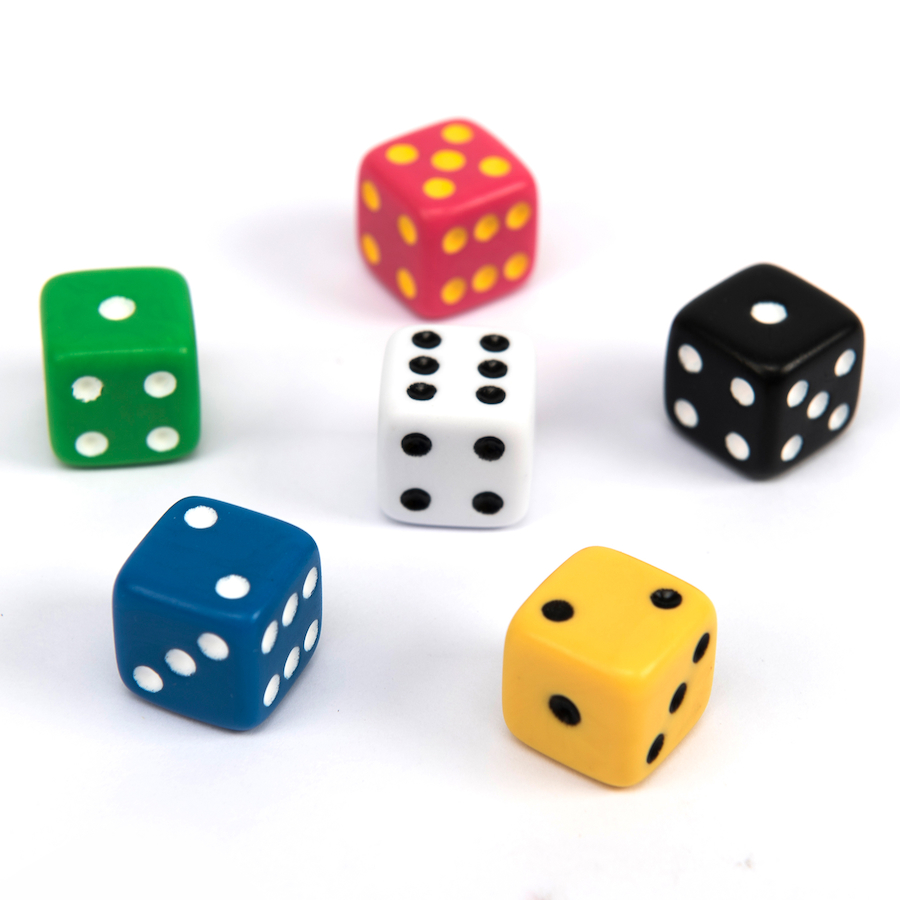
%> input picture GeneticAlgorithm/Dice.jpg, 900 x 900 px
$ octave Experiment_one.m   (GNU Octave 9; MATLAB toolbox functions it lacks are replaced by stand-ins)
%> lines starting %> are read from the running program, lines starting %| are printed output that depends on the picture
%little experimentation
%Subject: image processing (SubCompetition)
%T = [0,0,0,0,1,1,1,1];
%T1 = diff(T,1);

I = imread('Dice.jpg');
%> I is the input picture: size 900x900x3 uint8; mean R, G, B 219.5, 219.2, 213.6
cform = makecform('srgb2lab');
lab_he = applycform(I,cform);
%> lab_he: size 900x900x3 uint8; mean of channels 1, 2, 3 222.3, 128.8, 131.4

ab = double(lab_he(:,:,2:3));
nrows = size(ab,1);
%> nrows = 900
ncols = size(ab,2);
%> ncols = 900
ab = reshape(ab,nrows*ncols,2);

nColors = 5;
% repeat the clustering 3 times to avoid local minima
[cluster_idx, cluster_center] = kmeans(ab,nColors,'distance','sqEuclidean', ...
                                      'Replicates',5);
%> cluster_center = [128.3 127.5; 185.4 151.3; 122.1 95.34; 140.7 193.8; 81.51 161.2]
subplot(1,2,1);
pixel_labels1 = abs(diff(reshape(cluster_idx,nrows,ncols),1,1));
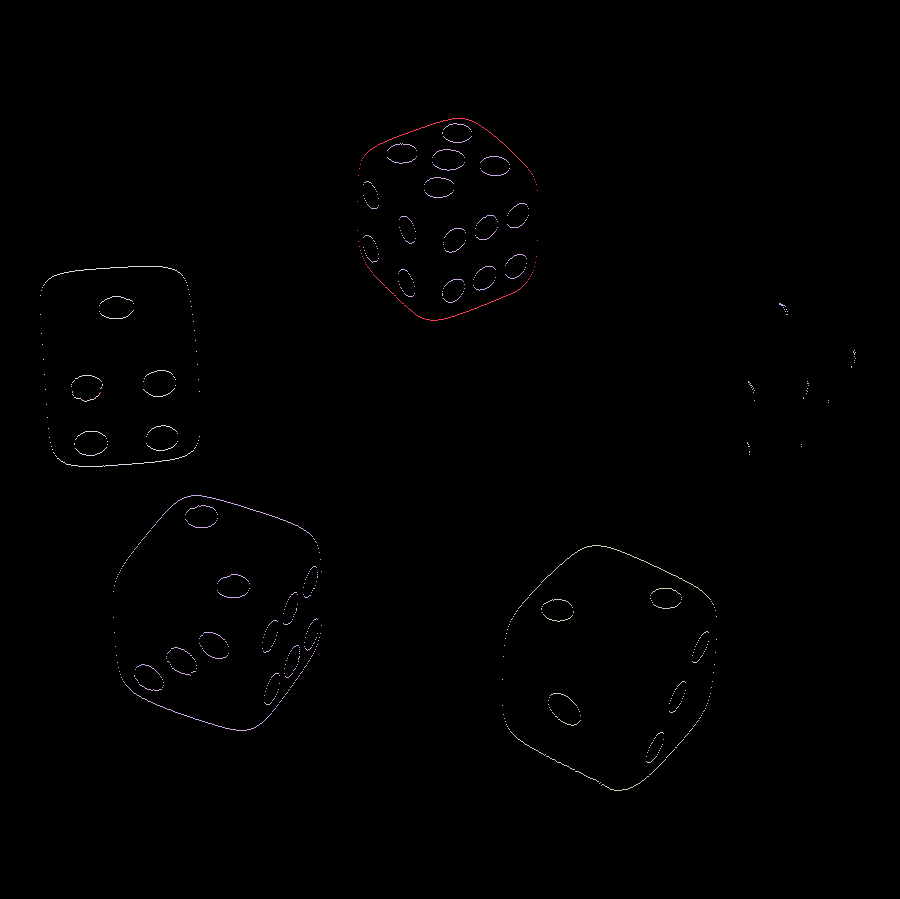
%> pixel_labels1: size 899x900 double; 5 distinct labels, from 0 to 4; one colour per label, 0 black
pixel_labels2 = abs(diff(reshape(cluster_idx,nrows,ncols),1,2));
%> pixel_labels2: size 900x899 double; 5 distinct labels, from 0 to 4
[r1,c1] = size(pixel_labels1);
%> r1 = 899; c1 = 900
[r2,c2] = size(pixel_labels2);
%> r2 = 900; c2 = 899
pixel_labels3 = zeros(nrows,ncols);
pixel_labels4 = zeros(nrows,ncols);
pixel_labels3(1:r1,:) = pixel_labels1;
%> pixel_labels3: size 900x900 double; 5 distinct labels, from 0 to 4
pixel_labels4(:,1:c2) = pixel_labels2;
%> pixel_labels4: size 900x900 double; 5 distinct labels, from 0 to 4
imshow(pixel_labels3 + pixel_labels4,[]), title('image labeled by cluster index');
%> after `imshow(pixel_labels3 + pixel_labels4,[])`:
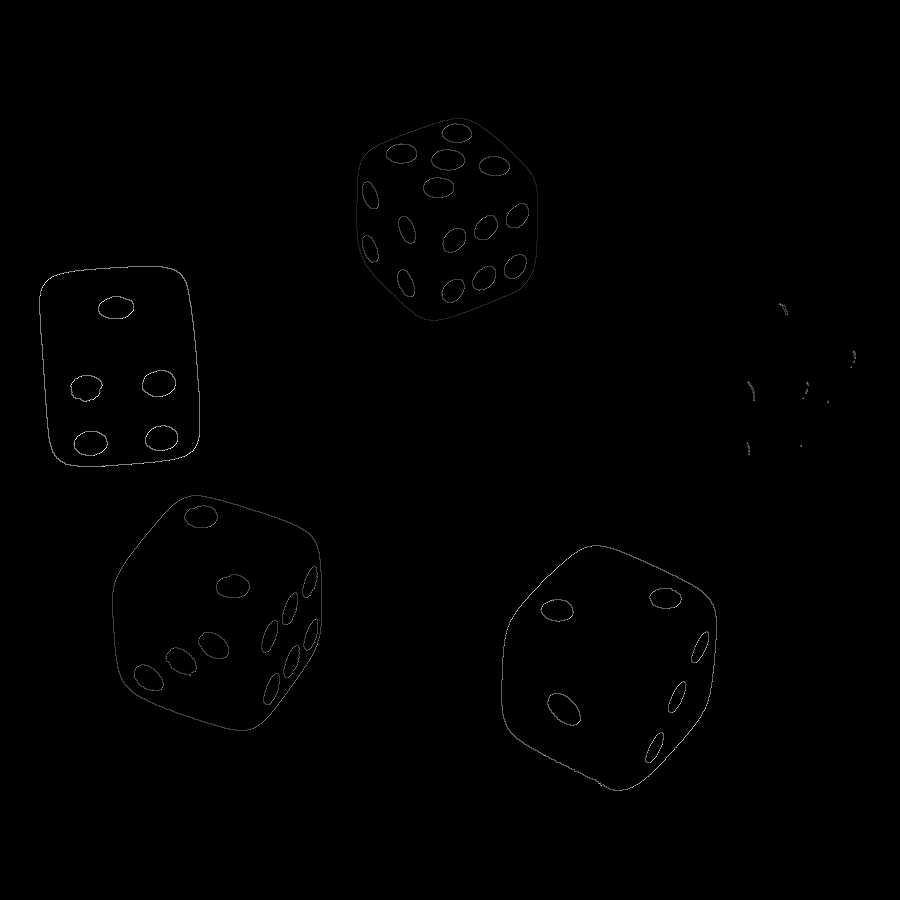
%> displayed picture: size 900x900, on the screen's scale of 0 to 255; min 0, max 255, mean 0.7

subplot(1,2,2);
pixel_labels = reshape(cluster_idx,nrows,ncols);
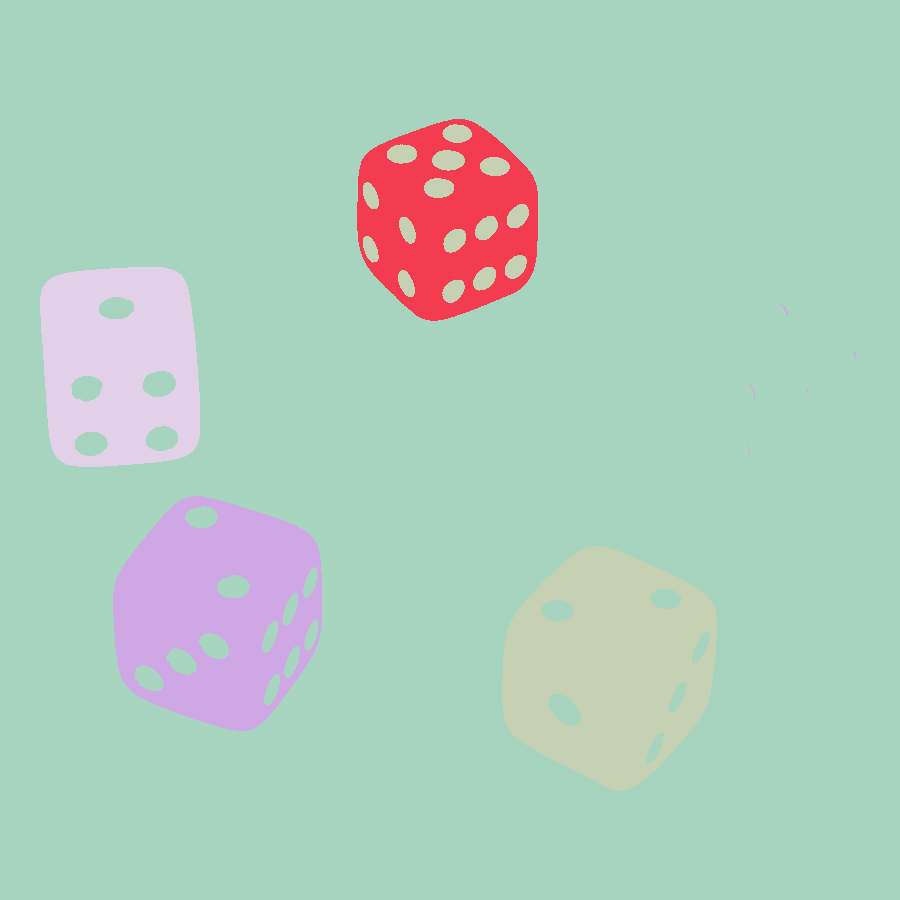
%> pixel_labels: size 900x900 double; 5 distinct labels, from 1 to 5; one colour per label, 0 black
imshow(pixel_labels,[]), title('image labeled by cluster index');
